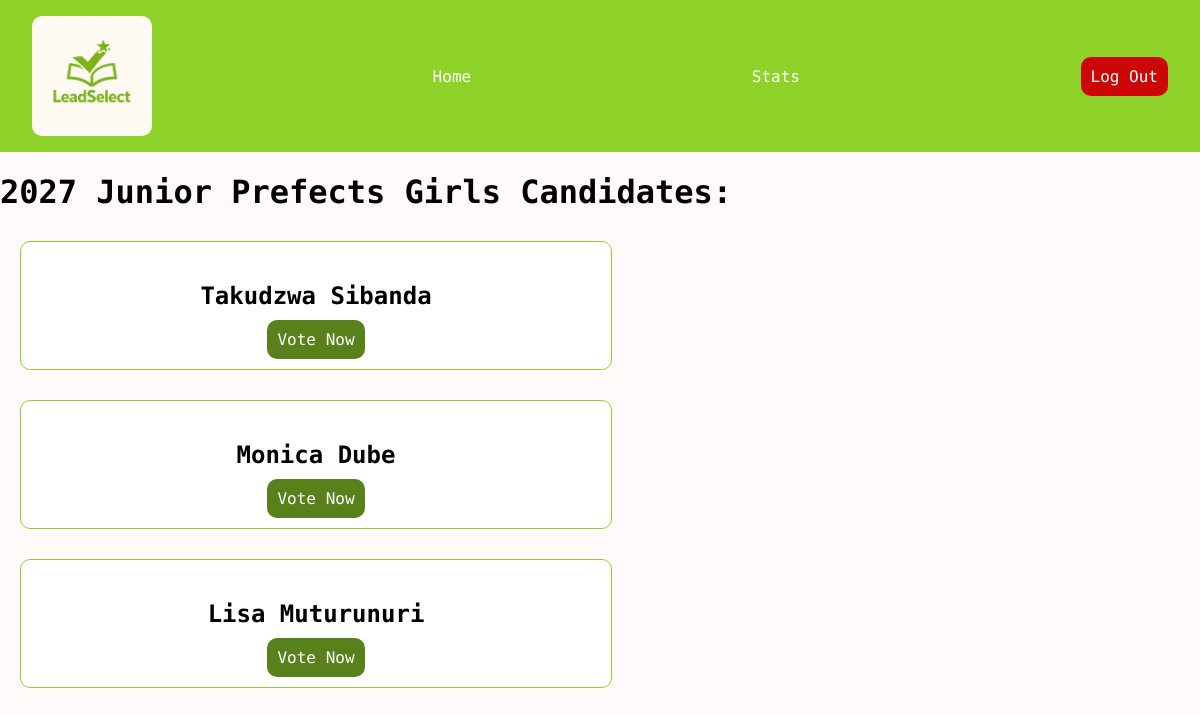
/2/ (signed in), run on the app's committed database.
### core/models.py (models this page shows, shortened)
class Election(models.Model):
    title = models.CharField(max_length=100)
    is_active = models.BooleanField(default=True)
    date_created = models.DateTimeField(auto_now_add=True)

class Candidate(models.Model):
    election = models.ForeignKey(Election, on_delete=models.CASCADE)
    name = models.CharField(max_length=100)

### core/views.py (the view)
# urls.py: path('<int:pk>/', views.election_detail, name='election'),
@login_required(login_url='/login/')
def election_detail(request, pk):
    election = get_object_or_404(Election, pk=pk)
    candidates = Candidate.objects.filter(election=election)
    return render(request, 'election_detail.html', { 'election': election, 'candidates': candidates })

### core/templates/election_detail.html
{% extends 'base.html' %}
{% block content %}
    <h1>{{ election.title }} Candidates:</h1>
    {% for candidate in candidates %}
        <div class="stats-card">
            <h2>{{ candidate.name }}</h2>
            <a href="{% url 'vote' candidate.pk %}">Vote Now</a>
        </div>
    {% endfor %}
{% endblock %}

### core/static/css/styles.css (style rules this page uses)
* { font-family: 'Space Mono', sans-serif; }
body { margin: 0; padding: 0; box-sizing: border-box; background-color: #fff9f9; }
.election-card, .stats-card { background-color: #fff; padding: 20px; margin: 30px 20px; border-radius: 10px; border: 1px solid #8ed129; transition: transform 0.3s; }
.stats-card { text-align: center; width: 550px; }
.election-card a, .stats-card a { text-decoration: none; color: #fff; background-color: #58811c; padding: 10px; border-radius: 10px; }

### data on the page
Election: title "2027 Junior Prefects Girls"
Candidate: name "Takudzwa Sibanda"
Candidate: name "Monica Dube"
Candidate: name "Lisa Muturunuri"
